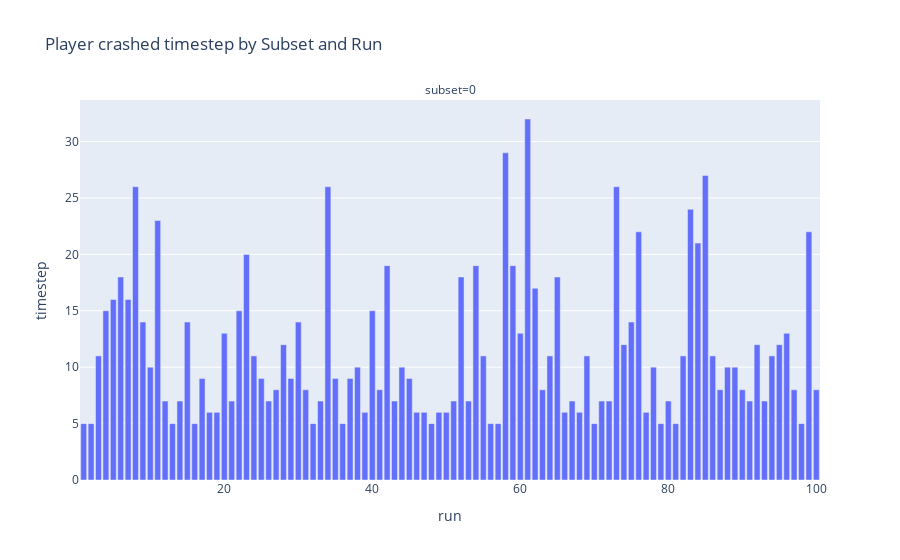

Notebook source saved alongside this figure:
### Code cell
fig = px.bar(first_crash, x='run', y='timestep', facet_col='subset', title='Player crashed timestep by Subset and Run')
fig.show()

### Figure 1 — Plotly figure (JSON) as saved in the notebook; plotly's stock layout.template omitted (floating-point values rounded to 4 significant figures)
{"data": [{"alignmentgroup": "True", "hovertemplate": "subset=0<br>run=%{x}<br>timestep=%{y}<extra></extra>", "legendgroup": "", "marker": {"color": "#636efa"}, "name": "", "offsetgroup": "", "orientation": "v", "showlegend": false, "textposition": "auto", "type": "bar", "x": [1, 2, 3, 4, 5, 6, 7, 8, 9, 10, 11, 12, 13, 14, 15, 16, 17, 18, 19, 20, 21, 22, 23, 24, 25, 26, 27, 28, 29, 30, 31, 32, 33, 34, 35, 36, 37, 38, 39, 40, 41, 42, 43, 44, 45, 46, 47, 48, 49, 50, 51, 52, 53, 54, 55, 56, 57, 58, 59, 60, 61, 62, 63, 64, 65, 66, 67, 68, 69, 70, 71, 72, 73, 74, 75, 76, 77, 78, 79, 80, 81, 82, 83, 84, 85, 86, 87, 88, 89, 90, 91, 92, 93, 94, 95, 96, 97, 98, 99, 100], "xaxis": "x", "y": [5, 5, 11, 15, 16, 18, 16, 26, 14, 10, 23, 7, 5, 7, 14, 5, 9, 6, 6, 13, 7, 15, 20, 11, 9, 7, 8, 12, 9, 14, 8, 5, 7, 26, 9, 5, 9, 10, 6, 15, 8, 19, 7, 10, 9, 6, 6, 5, 6, 6, 7, 18, 7, 19, 11, 5, 5, 29, 19, 13, 32, 17, 8, 11, 18, 6, 7, 6, 11, 5, 7, 7, 26, 12, 14, 22, 6, 10, 5, 7, 5, 11, 24, 21, 27, 11, 8, 10, 10, 8, 7, 12, 7, 11, 12, 13, 8, 5, 22, 8], "yaxis": "y"}], "layout": {"annotations": [{"font": {}, "showarrow": false, "text": "subset=0", "x": 0.5, "xanchor": "center", "xref": "paper", "y": 1, "yanchor": "bottom", "yref": "paper"}], "barmode": "relative", "legend": {"tracegroupgap": 0}, "title": {"text": "Player crashed timestep by Subset and Run"}, "xaxis": {"anchor": "y", "domain": [0, 1], "title": {"text": "run"}}, "yaxis": {"anchor": "x", "domain": [0, 1], "title": {"text": "timestep"}}}}
